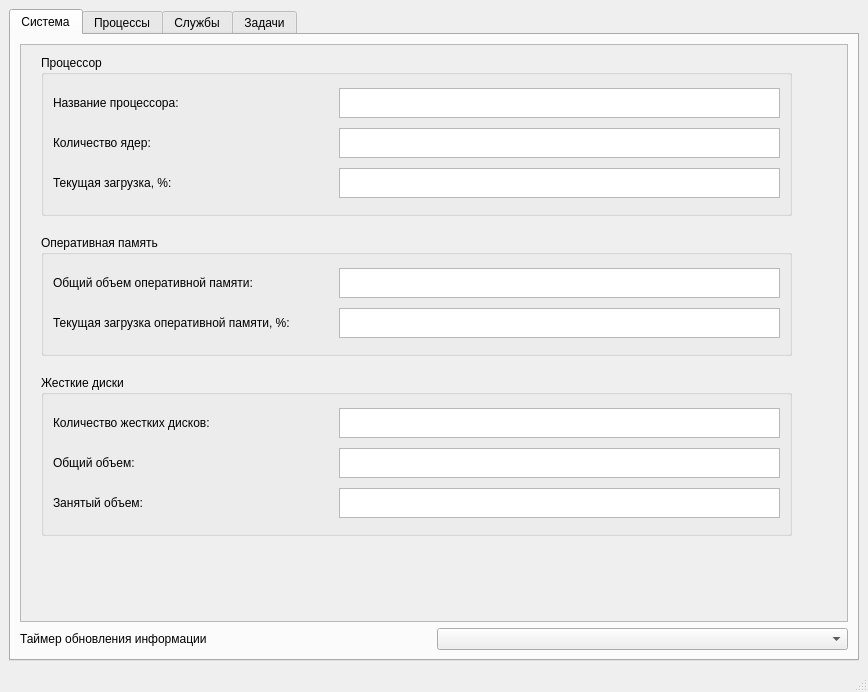
<?xml version="1.0" encoding="UTF-8"?>
<ui version="4.0">
 <class>MainWindow</class>
 <widget class="QMainWindow" name="MainWindow">
  <property name="geometry">
   <rect>
    <x>0</x>
    <y>0</y>
    <width>868</width>
    <height>692</height>
   </rect>
  </property>
  <property name="windowTitle">
   <string>MainWindow</string>
  </property>
  <widget class="QWidget" name="centralwidget">
   <layout class="QGridLayout" name="gridLayout">
    <item row="0" column="0">
     <widget class="QTabWidget" name="computer_tabwidget">
      <property name="currentIndex">
       <number>0</number>
      </property>
      <widget class="QWidget" name="tab">
       <attribute name="title">
        <string>Система</string>
       </attribute>
       <layout class="QGridLayout" name="gridLayout_9">
        <item row="0" column="0">
         <widget class="QScrollArea" name="scrollArea_2">
          <property name="widgetResizable">
           <bool>true</bool>
          </property>
          <widget class="QWidget" name="scrollAreaWidgetContents_2">
           <property name="geometry">
            <rect>
             <x>0</x>
             <y>0</y>
             <width>796</width>
             <height>520</height>
            </rect>
           </property>
           <widget class="QGroupBox" name="process_group">
            <property name="geometry">
             <rect>
              <x>20</x>
              <y>10</y>
              <width>751</width>
              <height>161</height>
             </rect>
            </property>
            <property name="title">
             <string>Процессор</string>
            </property>
            <layout class="QGridLayout" name="gridLayout_6">
             <item row="0" column="0">
              <layout class="QHBoxLayout" name="horizontalLayout_10">
               <item>
                <widget class="QLabel" name="process_name">
                 <property name="minimumSize">
                  <size>
                   <width>280</width>
                   <height>0</height>
                  </size>
                 </property>
                 <property name="maximumSize">
                  <size>
                   <width>0</width>
                   <height>30</height>
                  </size>
                 </property>
                 <property name="text">
                  <string>Название процессора:</string>
                 </property>
                </widget>
               </item>
               <item>
                <widget class="QTextEdit" name="process_name_text">
                 <property name="maximumSize">
                  <size>
                   <width>16777215</width>
                   <height>30</height>
                  </size>
                 </property>
                </widget>
               </item>
              </layout>
             </item>
             <item row="1" column="0">
              <layout class="QHBoxLayout" name="horizontalLayout_11">
               <item>
                <widget class="QLabel" name="cores_count">
                 <property name="minimumSize">
                  <size>
                   <width>280</width>
                   <height>0</height>
                  </size>
                 </property>
                 <property name="maximumSize">
                  <size>
                   <width>16777215</width>
                   <height>30</height>
                  </size>
                 </property>
                 <property name="text">
                  <string>Количество ядер:</string>
                 </property>
                </widget>
               </item>
               <item>
                <widget class="QTextEdit" name="cores_count_value">
                 <property name="maximumSize">
                  <size>
                   <width>16777215</width>
                   <height>30</height>
                  </size>
                 </property>
                </widget>
               </item>
              </layout>
             </item>
             <item row="2" column="0">
              <layout class="QHBoxLayout" name="horizontalLayout_12">
               <item>
                <widget class="QLabel" name="current_load">
                 <property name="minimumSize">
                  <size>
                   <width>280</width>
                   <height>0</height>
                  </size>
                 </property>
                 <property name="maximumSize">
                  <size>
                   <width>16777215</width>
                   <height>30</height>
                  </size>
                 </property>
                 <property name="baseSize">
                  <size>
                   <width>0</width>
                   <height>0</height>
                  </size>
                 </property>
                 <property name="text">
                  <string>Текущая загрузка, %:</string>
                 </property>
                </widget>
               </item>
               <item>
                <widget class="QTextEdit" name="current_load_value">
                 <property name="maximumSize">
                  <size>
                   <width>16777215</width>
                   <height>30</height>
                  </size>
                 </property>
                </widget>
               </item>
              </layout>
             </item>
            </layout>
           </widget>
           <widget class="QGroupBox" name="memory_group">
            <property name="geometry">
             <rect>
              <x>20</x>
              <y>190</y>
              <width>751</width>
              <height>121</height>
             </rect>
            </property>
            <property name="title">
             <string>Оперативная память</string>
            </property>
            <layout class="QGridLayout" name="gridLayout_7">
             <item row="0" column="0">
              <layout class="QHBoxLayout" name="horizontalLayout_13">
               <item>
                <widget class="QLabel" name="memory_volume">
                 <property name="minimumSize">
                  <size>
                   <width>280</width>
                   <height>30</height>
                  </size>
                 </property>
                 <property name="maximumSize">
                  <size>
                   <width>16777215</width>
                   <height>30</height>
                  </size>
                 </property>
                 <property name="text">
                  <string>Общий объем оперативной памяти:</string>
                 </property>
                </widget>
               </item>
               <item>
                <widget class="QTextEdit" name="memory_volume_value">
                 <property name="minimumSize">
                  <size>
                   <width>0</width>
                   <height>0</height>
                  </size>
                 </property>
                 <property name="maximumSize">
                  <size>
                   <width>16777215</width>
                   <height>30</height>
                  </size>
                 </property>
                </widget>
               </item>
              </layout>
             </item>
             <item row="1" column="0">
              <layout class="QHBoxLayout" name="horizontalLayout_14">
               <item>
                <widget class="QLabel" name="memory_load_2">
                 <property name="minimumSize">
                  <size>
                   <width>280</width>
                   <height>0</height>
                  </size>
                 </property>
                 <property name="maximumSize">
                  <size>
                   <width>16777215</width>
                   <height>30</height>
                  </size>
                 </property>
                 <property name="text">
                  <string>Текущая загрузка оперативной памяти, %:</string>
                 </property>
                </widget>
               </item>
               <item>
                <widget class="QTextEdit" name="load_memory_value">
                 <property name="minimumSize">
                  <size>
                   <width>0</width>
                   <height>0</height>
                  </size>
                 </property>
                 <property name="maximumSize">
                  <size>
                   <width>16777215</width>
                   <height>30</height>
                  </size>
                 </property>
                </widget>
               </item>
              </layout>
             </item>
            </layout>
           </widget>
           <widget class="QGroupBox" name="hard_disk">
            <property name="geometry">
             <rect>
              <x>20</x>
              <y>330</y>
              <width>751</width>
              <height>161</height>
             </rect>
            </property>
            <property name="title">
             <string>Жесткие диски</string>
            </property>
            <layout class="QGridLayout" name="gridLayout_8">
             <item row="0" column="0">
              <layout class="QHBoxLayout" name="horizontalLayout_15">
               <item>
                <widget class="QLabel" name="disk_count">
                 <property name="minimumSize">
                  <size>
                   <width>280</width>
                   <height>0</height>
                  </size>
                 </property>
                 <property name="maximumSize">
                  <size>
                   <width>16777215</width>
                   <height>30</height>
                  </size>
                 </property>
                 <property name="text">
                  <string>Количество жестких дисков:</string>
                 </property>
                </widget>
               </item>
               <item>
                <widget class="QTextEdit" name="disk_count_value">
                 <property name="maximumSize">
                  <size>
                   <width>16777215</width>
                   <height>30</height>
                  </size>
                 </property>
                </widget>
               </item>
              </layout>
             </item>
             <item row="1" column="0">
              <layout class="QHBoxLayout" name="horizontalLayout_16">
               <item>
                <widget class="QLabel" name="volume">
                 <property name="minimumSize">
                  <size>
                   <width>280</width>
                   <height>0</height>
                  </size>
                 </property>
                 <property name="maximumSize">
                  <size>
                   <width>16777215</width>
                   <height>30</height>
                  </size>
                 </property>
                 <property name="text">
                  <string>Общий объем:</string>
                 </property>
                </widget>
               </item>
               <item>
                <widget class="QTextEdit" name="volume_value">
                 <property name="maximumSize">
                  <size>
                   <width>16777215</width>
                   <height>30</height>
                  </size>
                 </property>
                </widget>
               </item>
              </layout>
             </item>
             <item row="2" column="0">
              <layout class="QHBoxLayout" name="horizontalLayout_17">
               <item>
                <widget class="QLabel" name="busy_volume_2">
                 <property name="minimumSize">
                  <size>
                   <width>280</width>
                   <height>0</height>
                  </size>
                 </property>
                 <property name="maximumSize">
                  <size>
                   <width>16777215</width>
                   <height>30</height>
                  </size>
                 </property>
                 <property name="text">
                  <string>Занятый объем:</string>
                 </property>
                </widget>
               </item>
               <item>
                <widget class="QTextEdit" name="busy_volume_value">
                 <property name="maximumSize">
                  <size>
                   <width>16777215</width>
                   <height>30</height>
                  </size>
                 </property>
                </widget>
               </item>
              </layout>
             </item>
            </layout>
           </widget>
          </widget>
         </widget>
        </item>
        <item row="1" column="0">
         <layout class="QHBoxLayout" name="horizontalLayout_18">
          <item>
           <widget class="QLabel" name="timer_2">
            <property name="minimumSize">
             <size>
              <width>400</width>
              <height>0</height>
             </size>
            </property>
            <property name="maximumSize">
             <size>
              <width>1000000</width>
              <height>30</height>
             </size>
            </property>
            <property name="text">
             <string>Таймер обновления информации</string>
            </property>
           </widget>
          </item>
          <item>
           <widget class="QComboBox" name="timer_choose_combo">
            <property name="maximumSize">
             <size>
              <width>16777215</width>
              <height>30</height>
             </size>
            </property>
           </widget>
          </item>
         </layout>
        </item>
       </layout>
      </widget>
      <widget class="QWidget" name="tab_2">
       <attribute name="title">
        <string>Процессы</string>
       </attribute>
       <layout class="QGridLayout" name="gridLayout_3">
        <item row="0" column="0">
         <widget class="QTextEdit" name="textEdit"/>
        </item>
       </layout>
      </widget>
      <widget class="QWidget" name="tab_3">
       <attribute name="title">
        <string>Службы</string>
       </attribute>
       <layout class="QGridLayout" name="gridLayout_4">
        <item row="0" column="0">
         <widget class="QTextEdit" name="textEdit_2"/>
        </item>
       </layout>
      </widget>
      <widget class="QWidget" name="tab_4">
       <attribute name="title">
        <string>Задачи</string>
       </attribute>
       <layout class="QGridLayout" name="gridLayout_5">
        <item row="0" column="0">
         <widget class="QScrollArea" name="scrollArea">
          <property name="widgetResizable">
           <bool>true</bool>
          </property>
          <widget class="QWidget" name="scrollAreaWidgetContents">
           <property name="geometry">
            <rect>
             <x>0</x>
             <y>0</y>
             <width>796</width>
             <height>560</height>
            </rect>
           </property>
           <layout class="QGridLayout" name="gridLayout_2">
            <item row="0" column="0">
             <widget class="QPlainTextEdit" name="plainTextEdit"/>
            </item>
           </layout>
          </widget>
         </widget>
        </item>
       </layout>
      </widget>
     </widget>
    </item>
   </layout>
  </widget>
  <widget class="QMenuBar" name="menubar">
   <property name="geometry">
    <rect>
     <x>0</x>
     <y>0</y>
     <width>868</width>
     <height>24</height>
    </rect>
   </property>
  </widget>
  <widget class="QStatusBar" name="statusbar"/>
 </widget>
 <resources/>
 <connections/>
</ui>
